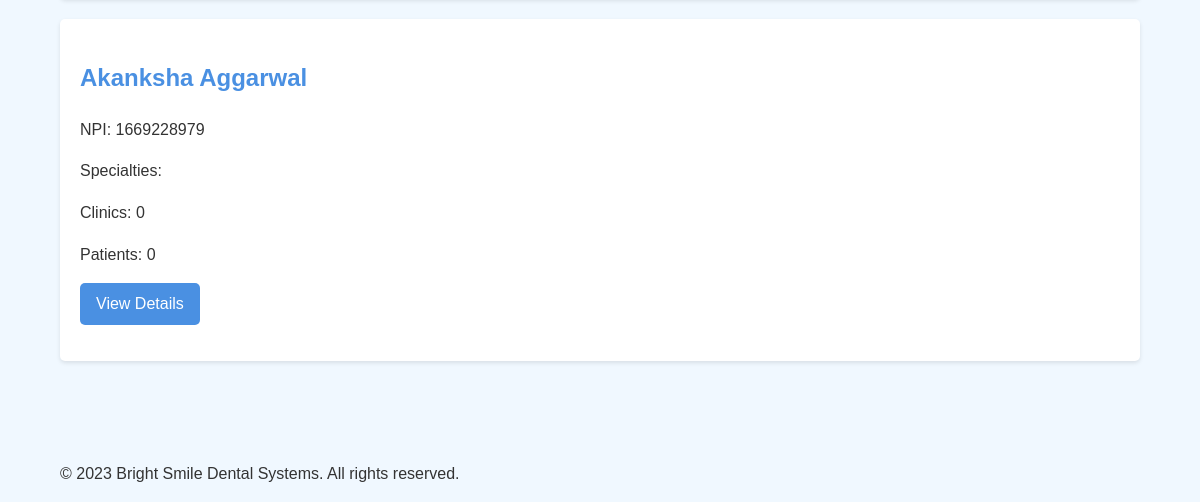
The page /doctors/list/ (signed in, lower part) on the database as committed earlier.
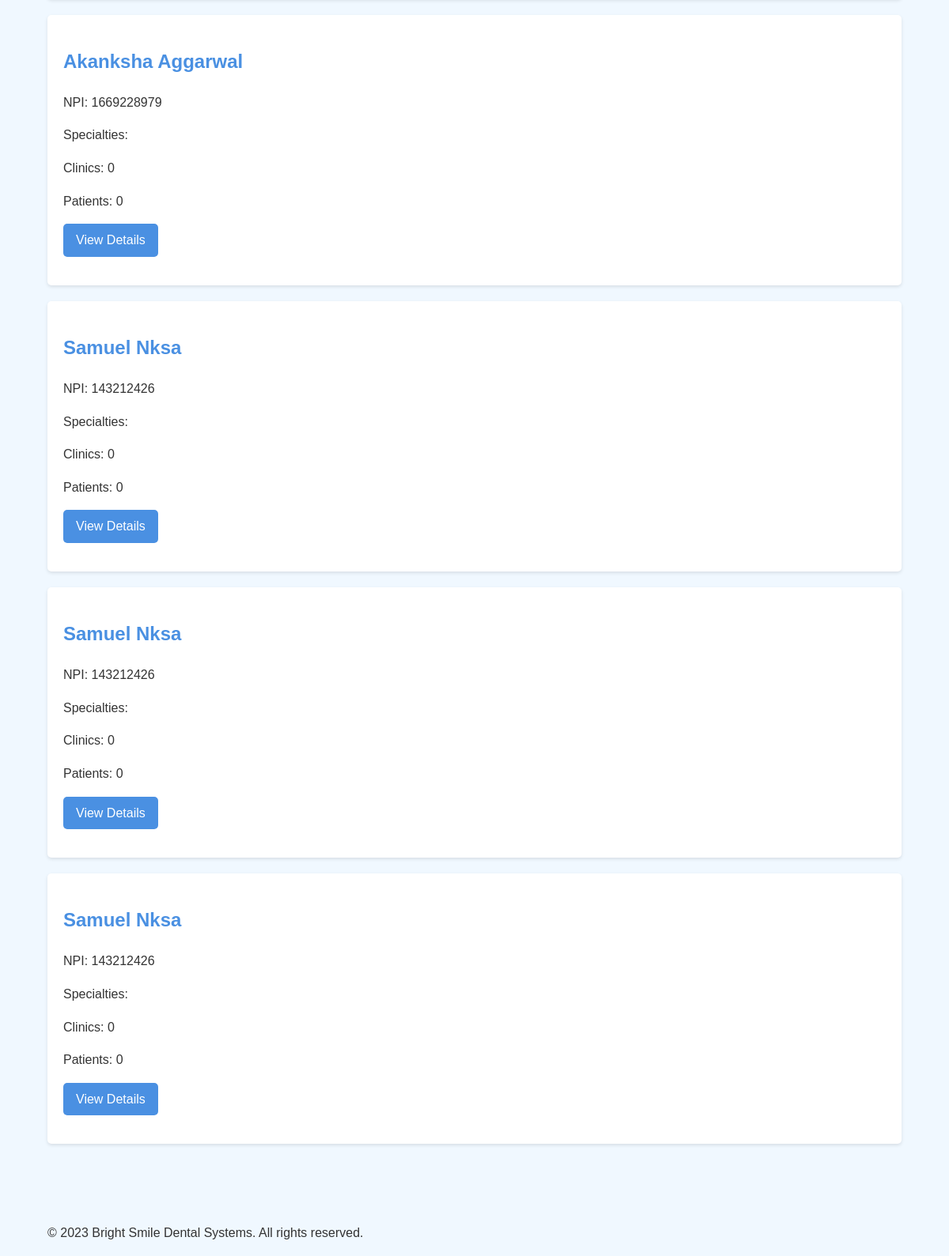
The same page on the database as committed later.
### doctors/models.py (models this page shows, shortened)
class Doctor(models.Model):
    npi = models.IntegerField()
    name = models.CharField(max_length=200)
    email = models.EmailField(default="brightsmile@gmail.com")
    phone_number = PhoneNumberField(max_length=14, default='+234')
    office_address = models.CharField(max_length=200)
    specialties = models.ManyToManyField(Procedure, blank=True)

### doctors/views.py (the view)
# urls.py: path("list/", DoctorListView.as_view(), name='list-doctors'),
class DoctorListView(LoginRequiredMixin, ListView):
    model = Doctor
    context_object_name = 'doctors'
    template_name = "doctors_list.html"
    def get_context_data(self,**kwargs):
        context = super().get_context_data(**kwargs)
        patients_count = (
            Visit.objects.values('doctor')
            .annotate(total_patients=Count('patient', distinct=True))
        )
        context['no_of_affiliated_patients'] = {item['doctor']: item['total_patients'] for item in patients_count}
        return context

### doctors/templatetags/doctor_filters.py (called while the page is built)
@register.filter
def get(dictionary, key):
    return dictionary.get(key, 0)

@register.filter
def join_names(procedures):
    return ", ".join(procedure.name for procedure in procedures)

### doctors/templates/doctors_list.html (shortened to what this page needs)
{% extends 'base.html' %}
{% block content %}
{% load doctor_filters %}
<div class="card-grid">
    {% for doctor in doctors %}
    <div class="card">
        <h2>{{ doctor.name }}</h2>
        <p>NPI: {{ doctor.npi }}</p>
        <p>Specialties:  {{ visit.specialties.all|join_names }}</p>
        <p>Clinics: {{ doctor.working_in.count }}</p>
        <p>Patients: {{ no_of_affiliated_patients|default:0|get:doctor.id }}</p>
        <a href="{% url 'doctors_urls:detail-doctor' doctor.id %}" class="btn">View Details</a>
    </div>
    {% endfor %}
</div>
{% endblock %}

### templates/base.html (shortened to what this page needs)
{% load static %}
<!DOCTYPE html>
<html lang="en">
<head>
    <link rel="stylesheet" href="{% static 'css/style.css' %}">
</head>
<body style="display: flex; flex-direction: column; gap: 4rem;">
    <main class="container">
        {% block content %}{% endblock %}
    </main>
    <footer>
        <div class="container">
            <p>&copy; 2023 Bright Smile Dental Systems. All rights reserved.</p>
        </div>
    </footer>
</body>
</html>

### static/css/style.css (style rules this page uses)
:root { --primary-color: #4a90e2; --secondary-color: #f0f8ff; --accent-color: #ff6b6b; --text-color: #333333; --light-gray: #f5f5f5; --dark-gray: #666666; }
body { font-family: Arial, sans-serif; line-height: 1.6; color: var(--text-color); background-color: var(--secondary-color); margin: 0; padding: 0; }
.container { width: 90%; max-width: 1200px; margin: 0 auto; padding: 0 20px; }
h1, h2, h3 { color: var(--primary-color); }
.btn { display: inline-block; background-color: var(--primary-color); color: white; padding: 0.5rem 1rem; text-decoration: none; border-radius: 5px; transition: background-color 0.3s ease; margin-bottom: 1rem; }
.card { background-color: white; border-radius: 5px; box-shadow: 0 2px 4px rgba(0, 0, 0, 0.1); padding: 20px; margin-bottom: 20px; }

Rows that differ between the two databases and show on the page:
added Doctor: name "Samuel Nksa", npi "143212426", working_in.count "0", id "0"
added Doctor: name "Samuel Nksa", npi "143212426", working_in.count "0", id "0"
added Doctor: name "Samuel Nksa", npi "143212426", working_in.count "0", id "0"
